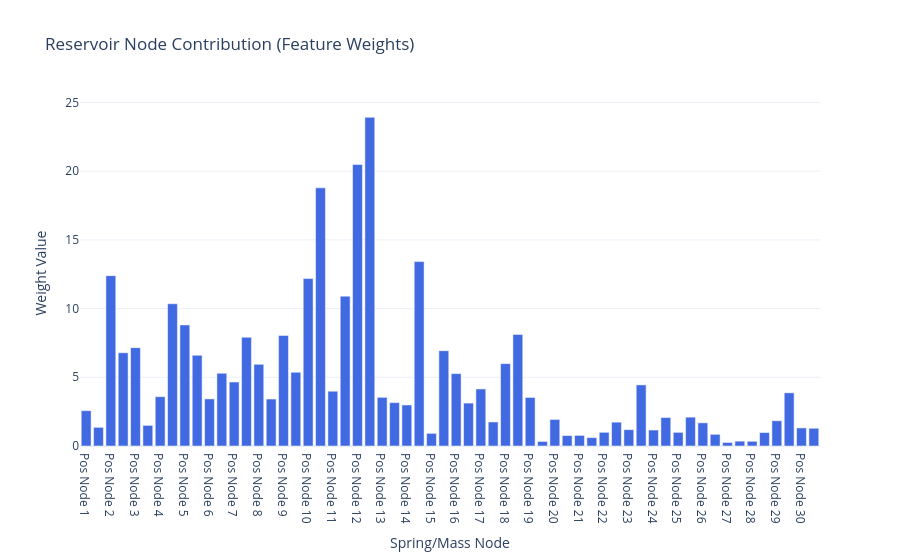

Notebook cell for this chart:
### Code cell
fig = weight_plot(np.linalg.norm(model.coef_, axis=0))
fig.show()

### Figure 1 — Plotly figure (JSON) as saved in the notebook; plotly's stock layout.template omitted (floating-point values rounded to 4 significant figures)
{"data": [{"marker": {"color": ["royalblue", "royalblue", "royalblue", "royalblue", "royalblue", "royalblue", "royalblue", "royalblue", "royalblue", "royalblue", "royalblue", "royalblue", "royalblue", "royalblue", "royalblue", "royalblue", "royalblue", "royalblue", "royalblue", "royalblue", "royalblue", "royalblue", "royalblue", "royalblue", "royalblue", "royalblue", "royalblue", "royalblue", "royalblue", "royalblue", "royalblue", "royalblue", "royalblue", "royalblue", "royalblue", "royalblue", "royalblue", "royalblue", "royalblue", "royalblue", "royalblue", "royalblue", "royalblue", "royalblue", "royalblue", "royalblue", "royalblue", "royalblue", "royalblue", "royalblue", "royalblue", "royalblue", "royalblue", "royalblue", "royalblue", "royalblue", "royalblue", "royalblue", "royalblue", "royalblue"]}, "type": "bar", "x": ["Pos Node 1", "Vel Node 1", "Pos Node 2", "Vel Node 2", "Pos Node 3", "Vel Node 3", "Pos Node 4", "Vel Node 4", "Pos Node 5", "Vel Node 5", "Pos Node 6", "Vel Node 6", "Pos Node 7", "Vel Node 7", "Pos Node 8", "Vel Node 8", "Pos Node 9", "Vel Node 9", "Pos Node 10", "Vel Node 10", "Pos Node 11", "Vel Node 11", "Pos Node 12", "Vel Node 12", "Pos Node 13", "Vel Node 13", "Pos Node 14", "Vel Node 14", "Pos Node 15", "Vel Node 15", "Pos Node 16", "Vel Node 16", "Pos Node 17", "Vel Node 17", "Pos Node 18", "Vel Node 18", "Pos Node 19", "Vel Node 19", "Pos Node 20", "Vel Node 20", "Pos Node 21", "Vel Node 21", "Pos Node 22", "Vel Node 22", "Pos Node 23", "Vel Node 23", "Pos Node 24", "Vel Node 24", "Pos Node 25", "Vel Node 25", "Pos Node 26", "Vel Node 26", "Pos Node 27", "Vel Node 27", "Pos Node 28", "Vel Node 28", "Pos Node 29", "Vel Node 29", "Pos Node 30", "Vel Node 30"], "y": [2.572, 1.36, 12.4, 6.782, 7.156, 1.499, 3.588, 10.35, 8.811, 6.6, 3.427, 5.294, 4.655, 7.913, 5.944, 3.416, 8.047, 5.365, 12.18, 18.78, 3.987, 10.9, 20.48, 23.92, 3.54, 3.155, 2.985, 13.42, 0.9194, 6.933, 5.268, 3.123, 4.151, 1.748, 5.994, 8.119, 3.534, 0.3302, 1.933, 0.7614, 0.7712, 0.611, 0.9954, 1.735, 1.188, 4.446, 1.162, 2.072, 0.9934, 2.098, 1.687, 0.8495, 0.2563, 0.3519, 0.3424, 0.9787, 1.839, 3.869, 1.314, 1.29]}], "layout": {"title": {"text": "Reservoir Node Contribution (Feature Weights)"}, "xaxis": {"title": {"text": "Spring/Mass Node"}}, "yaxis": {"title": {"text": "Weight Value"}}}}
